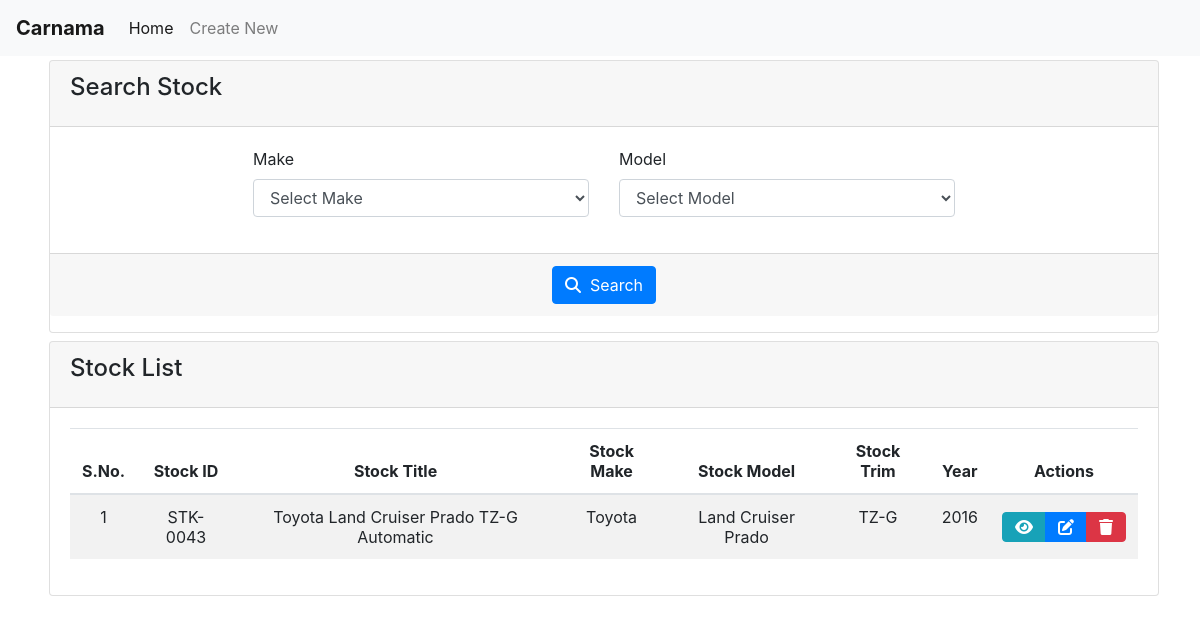
The page / on the database its author committed.
### tables this page shows
CREATE TABLE `stock_basic_info` (
  `id` int(11) NOT NULL,
  `stock_list_id` int(11) NOT NULL,
  `make_id` int(11) NOT NULL,
  `model_id` int(11) NOT NULL,
  `trim_id` int(11) NOT NULL,
  `year` year(4) NOT NULL,
  `body_type_id` int(11) NOT NULL,
  `exterior_color_id` int(11) NOT NULL,
  `interior_color_id` int(11) NOT NULL,
  `transmission_id` int(11) NOT NULL,
  `drive_id` int(11) NOT NULL,
  `fuel_id` int(11) NOT NULL,
  `engine` varchar(50) NOT NULL,
  `mileage` varchar(50) DEFAULT NULL,
  `engine_no` varchar(50) DEFAULT NULL,
  `chassis_no` varchar(50) DEFAULT NULL,
  `registration_date` date DEFAULT NULL,
  `seats` int(11) DEFAULT NULL,
  `doors` int(11) DEFAULT NULL,
  `steering_id` int(11) DEFAULT NULL,
  `price_usd` int(11) DEFAULT NULL
);

CREATE TABLE `stock_list` (
  `id` int(11) NOT NULL,
  `stock_title` varchar(100) NOT NULL,
  `active` int(1) NOT NULL DEFAULT 1
);

CREATE TABLE `makes` (
  `id` int(11) NOT NULL,
  `make_title` varchar(50) NOT NULL,
  `active` int(1) NOT NULL DEFAULT 1
);

CREATE TABLE `models` (
  `id` int(11) NOT NULL,
  `make_id` int(11) NOT NULL,
  `model_title` varchar(50) NOT NULL,
  `active` int(1) NOT NULL DEFAULT 1
);

CREATE TABLE `trims` (
  `id` int(11) NOT NULL,
  `model_id` int(11) NOT NULL,
  `trim_title` varchar(50) NOT NULL,
  `active` int(1) NOT NULL DEFAULT 1
);

### functions.php (called while the page is built, shortened)
<?php
    include('connection.php');
function searchStock($data){
    $getAllStock = getAllStock($data);
    return $getAllStock;
}
function getAllStock($searchStock = array()){
    global $conn;
    $data = array();
    $i = 0;
    if(!empty($searchStock['stock_make'])){
        $queryPart[0] = "AND sbi.make_id = ".$searchStock['stock_make']."";
    }
    else{
        $queryPart[0] = "";
    }
    if(!empty($searchStock['stock_model'])){
        $queryPart[1] = "AND sbi.model_id = ".$searchStock['stock_model']."";
    }
    else{
        $queryPart[1] = "";
    }
    $dataQuery = mysqli_query($conn, "SELECT sl.id, sl.stock_title, m.make_title, md.model_title, sbi.year, t.trim_title  from stock_list as sl JOIN stock_basic_info as sbi ON sl.id = sbi.stock_list_id JOIN makes as m ON sbi.make_id = m.id JOIN models as md ON sbi.model_id = md.id JOIN trims as t ON sbi.trim_id = t.id WHERE sl.active = 1 ".$queryPart[0]." ".$queryPart[1]."");
    while($row = mysqli_fetch_assoc($dataQuery)){
        $data[$i]['id']          = $row['id'];
        $data[$i]['stock_title'] = $row['stock_title'];
        $data[$i]['make_title']  = $row['make_title'];
        $data[$i]['model_title'] = $row['model_title'];
        $data[$i]['trim_title']  = $row['trim_title'];
        $data[$i]['year']        = $row['year'];
        $i++;
    }
    return $data;
}
?>

### index.php (the view, shortened to what this page needs)
<?php
    include('header.php');
    $searchStockData = array();
    $searchStock = searchStock($searchStockData);
?>
    <div class="col-lg-12 col-md-12 col-sm-12 col-xs-12 m-1">
        <div class="card">
            <div class="card-header">
                <h4 class="card-title">Search Stock</h4>
            </div>
            <form method="POST">
                <div class="card-body">
                    <div class="row">
                        <div class="col-md-4 offset-md-2">
                            <div class="form-group">
                                <label>Make</label>
                                <select class="form-control select2 stock_make" name="stock_make" id="make_id" style="width: 100%;">
                                    <option selected="selected" value="">Select Make</option>
                                </select>
                            </div>
                        </div>
                        <div class="col-md-4">
                            <div class="form-group">
                                <label>Model</label>
                                <select class="form-control select2 stock_model" name="stock_model" id="model_id" style="width: 100%;">
                                    <option selected="selected" value="">Select Model</option>
                                </select>
                            </div>
                        </div>
                    </div>
                </div>
                <div class="card-footer text-center">
                    <button type="submit" name="searchStock" class="btn btn-md btn-primary search-btn">
                        <i class="fa fa-search search-icon"></i>&nbsp;&nbsp;Search
                    </button>
                </div>
            </form>
        </div>
    </div>
    <div class="col-lg-12 col-md-12 col-sm-12 col-xs-12 m-1">
        <div class="card">
            <div class="card-header">
                <h4 class="card-title">Stock List</h4>
            </div>
            <div class="card-body">
                <div class="table-responsive">
                    <table id="table-stock" class="table table-striped table-hover va-middle text-center">
                        <thead>
                            <tr>
                                <th>S.No.</th>
                                <th>Stock ID</th>
                                <th>Stock Title</th>
                                <th>Stock Make</th>
                                <th>Stock Model</th>
                                <th>Stock Trim</th>
                                <th>Year</th>
                                <th>Actions</th>
                            </tr>
                        </thead>
                        <tbody>
                        <?php
                            if (!empty($searchStock)) {
                                $i = 1;
                                foreach ($searchStock as $key => $stock) {   ?>
                                <tr>
                                    <td><?= $i ?></td>
                                    <td>STK-00<?= $stock['id'] ?></td>
                                    <td><?= $stock['stock_title'] ?></td>
                                    <td><?= $stock['make_title'] ?></td>
                                    <td><?= $stock['model_title'] ?></td>
                                    <td><?= $stock['trim_title'] ?></td>
                                    <td><?= $stock['year'] ?></td>
                                    <td class="align-middle">
                                        <div class="btn-group">
                                            <a class="btn btn-info" href="view.php?stock_id=<?= $stock['id'] ?>"><i class="fa fa-eye"></i></a>
                                            <a class="btn btn-primary" href="stock.php?update=<?= $stock['id'] ?>"><i class="fa fa-edit"></i></a>
                                            <a class="btn btn-danger" href="delete.php?stock_id=<?= $stock['id'] ?>"><i class="fa fa-trash"></i></a>
                                        </div>
                                    </td>
                                </tr>
                            <?php
                                $i++;
                                }
                            }
                            else{ ?>
                                <tr>
                                    <td colspan="8"><strong>No Records Found</strong></td>
                                </tr>
                        <?php    }
                        ?>
                        </tbody>
                    </table>
                </div>
            </div>
        </div>
    </div>
<?php
    include('footer.php');
?>

### rows shown on the page
stock_basic_info: stock_list "43", stock_list.stock_title "Toyota Land Cruiser Prado TZ-G Automatic", make.make_title "Toyota", model.model_title "Land Cruiser Prado", trim.trim_title "TZ-G", year "2016"
